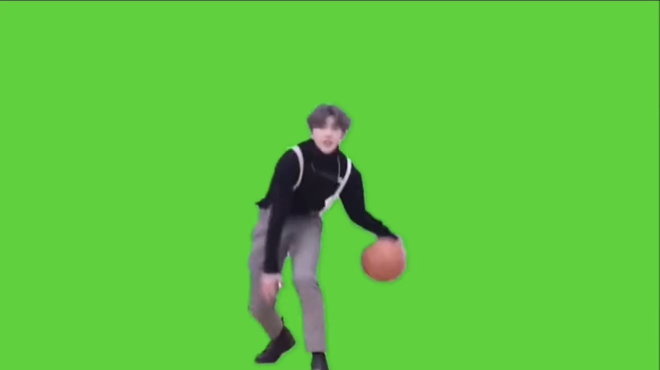
#> input picture photos/p1.jpg, 1320 x 740 px (shown at 1/2 size)
$ python image_gen.py p1.jpg
#> lines starting #> are read from the running program, lines starting #| are printed output that depends on the picture
from PIL import Image
import sys
import os

def generate_coe(image_path, output_path):
#> called with image_path = 'p1.jpg', output_path = 'image.coe'
    if not os.path.exists(image_path):
        print(f"Error: File {image_path} not found.")
        return

    try:
        img = Image.open(image_path)
#> img is the input picture: PIL image 1320x740 RGB; mean R, G, B 95.6, 198.1, 64
        # Resize to 200x150 as per tutorial
        img = img.resize((200, 150))
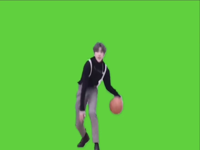
#> img: PIL image 200x150 RGB; mean R, G, B 95.6, 198.2, 64
        img = img.convert("RGB")

        with open(output_path, "w") as f:
            f.write("memory_initialization_radix=16;\n")
            f.write("memory_initialization_vector=\n")

            pixels = list(img.getdata())
#> pixels = 30000 items
            total_pixels = len(pixels)
#> total_pixels = 30000
            for i, pixel in enumerate(pixels):
                r, g, b = pixel
                # Scale 8-bit to 4-bit
                r = r >> 4
                g = g >> 4
                b = b >> 4
                val = (r << 8) | (g << 4) | b

                if i == total_pixels - 1:
                    f.write(f"{val:03X};") # Last element ends with semicolon
                else:
                    f.write(f"{val:03X},") # Others end with comma
                    if (i + 1) % 16 == 0:
                        f.write("\n")      # Newline every 16 pixels for readability
#> this loop made 30000 passes
#> pixel on passes 1 to 3: (92, 173, 67), (93, 173, 67), (93, 173, 67)
        print(f"Generated {output_path} from {image_path}")

        # Also generate a .mem file for behavioral simulation
        mem_path = output_path.replace(".coe", ".mem")
        with open(mem_path, "w") as f:
            for pixel in pixels:
                r, g, b = pixel
                r = r >> 4
                g = g >> 4
                b = b >> 4
                val = (r << 8) | (g << 4) | b
                f.write(f"{val:03X}\n")
        print(f"Generated {mem_path} for simulation")

    except Exception as e:
        print(f"Error processing image: {e}")

if __name__ == "__main__":
    if len(sys.argv) > 1:
        # If multiple images are provided, concatenate them
        if len(sys.argv) > 2:
            print("Generating multi-frame COE from multiple images...")
            all_pixels = []
            for img_path in sys.argv[1:]:
                if not os.path.exists(img_path):
                    print(f"Warning: {img_path} not found, skipping.")
                    continue
                try:
                    img = Image.open(img_path)
                    img = img.resize((200, 150))
                    img = img.convert("RGB")
                    pixels = list(img.getdata())
                    all_pixels.extend(pixels)
                except Exception as e:
                    print(f"Error processing {img_path}: {e}")

            output_path = "video.coe"
            with open(output_path, "w") as f:
                f.write("memory_initialization_radix=16;\n")
                f.write("memory_initialization_vector=\n")
                for i, pixel in enumerate(all_pixels):
                    r, g, b = pixel
                    r = r >> 4
                    g = g >> 4
                    b = b >> 4
                    val = (r << 8) | (g << 4) | b

                    if i == len(all_pixels) - 1:
                        f.write(f"{val:03X};")
                    else:
                        f.write(f"{val:03X},")
                        if (i + 1) % 16 == 0:
                            f.write("\n")
            print(f"Generated {output_path} with {len(sys.argv)-1} frames.")

        else:
            generate_coe(sys.argv[1], "image.coe")
    else:
        print("Usage: python image_gen.py <image_file>")
        # Create a dummy image for testing if no argument
        print("Generating dummy test image...")
        img = Image.new('RGB', (200, 150), color = 'red')
        img.save('test_image.png')
        generate_coe('test_image.png', 'image.coe')

$ run again, on photos/p12.jpg
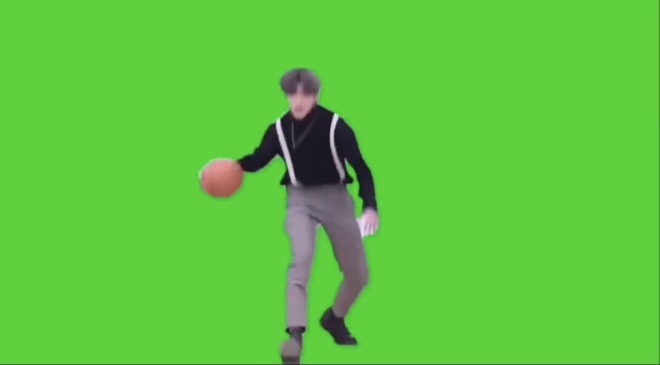
#> input picture photos/p12.jpg, 1320 x 730 px (shown at 1/2 size)
#> in generate_coe, img is the input picture: PIL image 1320x730 RGB; mean R, G, B 96, 197.7, 64.8
#> in generate_coe, `img = img.resize((200, 150))`:
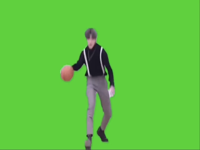
#> img: PIL image 200x150 RGB; mean R, G, B 96, 197.8, 64.8
#> pixels = 30000 items
#> total_pixels = 30000
